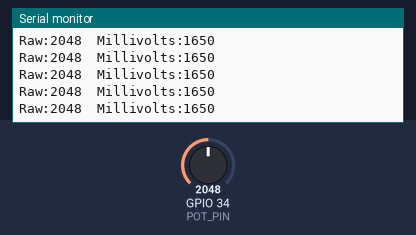
This sketch was run on a simulated ESP32. On the bench: the last lines printed to the serial monitor. The inputs (shaded band) are chosen by the test bench; at power-on: GPIO 34 (POT_PIN) = 2048 (analog values on the 0–4095 scale).

Above: at 1.2 s.
1.3 s: GPIO 34 (POT_PIN) set to 2866
At 1.31 s:
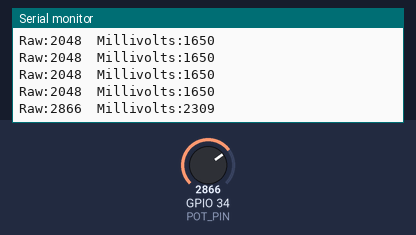
2.8 s: GPIO 34 (POT_PIN) set to 3603
At 2.82 s:
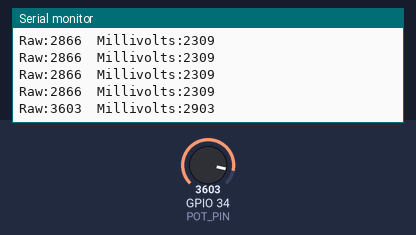
Timing chart, 0 to 5.8 s (numbered marks = the images above; inputs shaded):
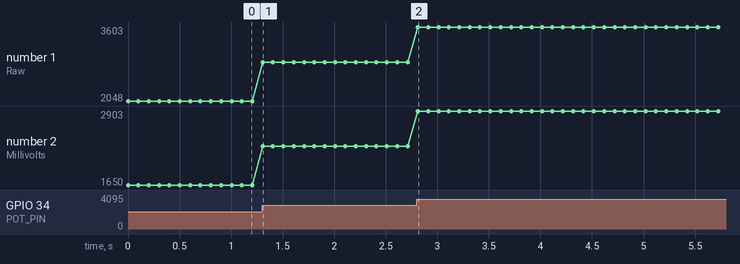

Measured:
- after the input at 1.3 s, the serial monitor: prints a new line at once (image 1)
- after the input at 2.8 s, the serial monitor: prints a new line at once (image 2)
- plotted number 1: 2048 → 2866 after the input at 1.3 s, 2866 → 3603 after the input at 2.8 s
- plotted number 2: 1650 → 2309 after the input at 1.3 s, 2309 → 2903 after the input at 2.8 s

The sketch:

BCA188_Lab4_Example3_Potentiometer.ino
```cpp
#include <Arduino.h>

const uint8_t POT_PIN = 34;

void setup() {
  Serial.begin(115200);
  analogReadResolution(12);
  analogSetPinAttenuation(POT_PIN, ADC_11db);
}

void loop() {
  const int raw = analogRead(POT_PIN);
  const uint32_t millivolts = analogReadMilliVolts(POT_PIN);

  Serial.print("Raw:");
  Serial.print(raw);
  Serial.print("\tMillivolts:");
  Serial.println(millivolts);

  delay(100);
}
```
